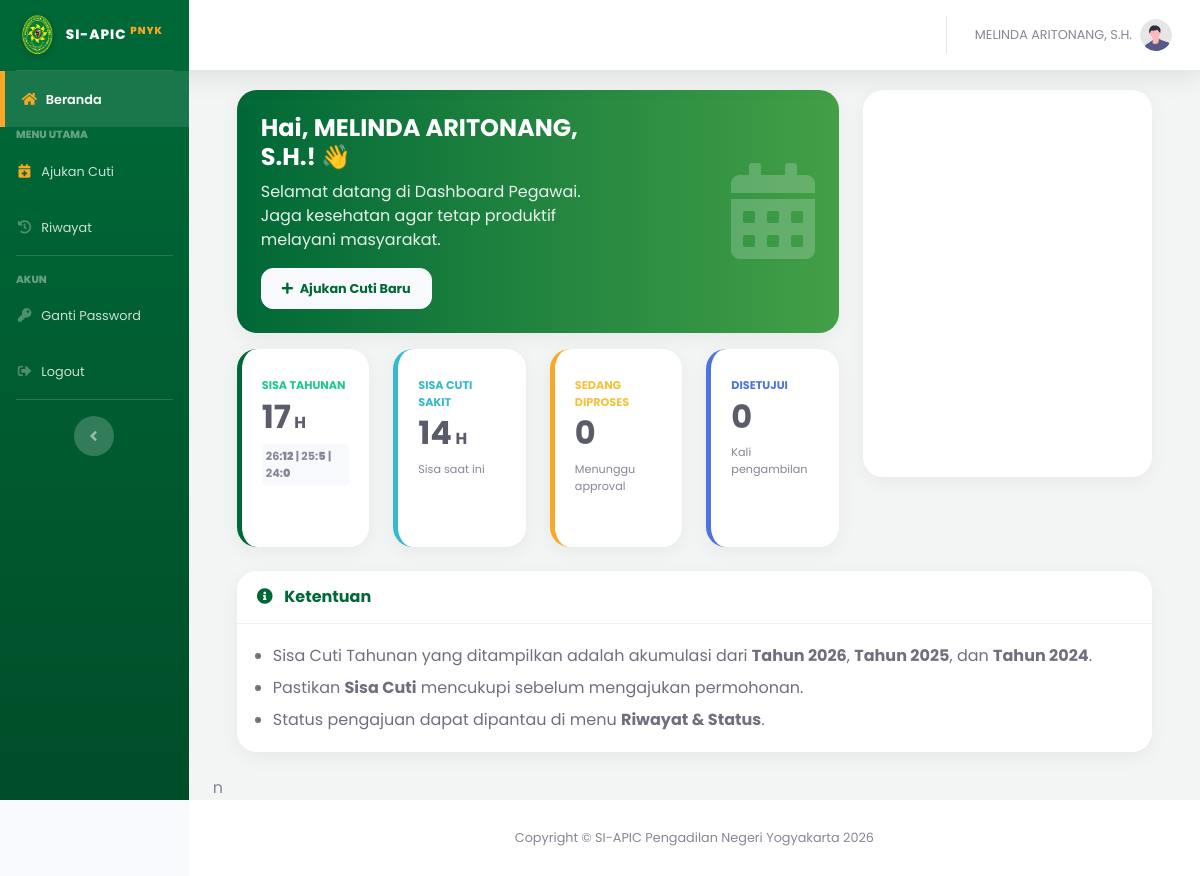
/index.php?page=dashboard_user (signed in), run on the app's committed database.
### tables this page shows
CREATE TABLE `users` (
  `id_user` int(11) NOT NULL,
  `nip` varchar(30) NOT NULL,
  `password` varchar(255) NOT NULL,
  `nama_lengkap` varchar(100) NOT NULL,
  `jabatan` varchar(100) DEFAULT NULL,
  `pangkat` varchar(50) DEFAULT NULL,
  `unit_kerja` varchar(100) DEFAULT 'Pengadilan Negeri Yogyakarta',
  `no_telepon` varchar(20) DEFAULT NULL,
  `role` enum('admin','user') NOT NULL,
  `is_atasan_langsung` tinyint(1) DEFAULT 0 COMMENT '1=Bisa TTD, 0=Staf Biasa',
  `sisa_cuti_n` int(11) DEFAULT 12,
  `sisa_cuti_n1` int(11) DEFAULT 0,
  `sisa_cuti_n2` int(11) DEFAULT 0,
  `kuota_cuti_sakit` int(11) DEFAULT 14,
  `created_at` timestamp NOT NULL DEFAULT current_timestamp(),
  `status_akun` enum('aktif','nonaktif') DEFAULT 'aktif',
  `id_atasan` int(11) DEFAULT NULL
);

### pages/user/dashboard.php (the view, shortened to what this page needs)
<?php
$id_user = $_SESSION['id_user'];
$query_user = mysqli_query($koneksi, "SELECT * FROM users WHERE id_user='$id_user'");
$total_tahunan = 0;
$sisa_sakit    = 0;
$nama_lengkap  = $_SESSION['nama_lengkap'];
if(mysqli_num_rows($query_user) > 0){
    $user = mysqli_fetch_assoc($query_user);
    $nama_lengkap = $user['nama_lengkap'];
    $n  = isset($user['sisa_cuti_n'])  ? $user['sisa_cuti_n']  : 0;
    $n1 = isset($user['sisa_cuti_n1']) ? $user['sisa_cuti_n1'] : 0;
    $n2 = isset($user['sisa_cuti_n2']) ? $user['sisa_cuti_n2'] : 0;
    $total_tahunan = $n + $n1 + $n2;
    $sisa_sakit = isset($user['kuota_cuti_sakit']) ? $user['kuota_cuti_sakit'] : 0;
}
$thn_skrg = date('Y');
$thn_min1 = $thn_skrg - 1;
$thn_min2 = $thn_skrg - 2;
$query_menunggu = mysqli_query($koneksi, "SELECT * FROM pengajuan_cuti WHERE id_user='$id_user' AND status='diajukan'");
$jml_menunggu = mysqli_num_rows($query_menunggu);
$query_setuju = mysqli_query($koneksi, "SELECT * FROM pengajuan_cuti WHERE id_user='$id_user' AND status='Disetujui' AND YEAR(tgl_mulai)='$thn_skrg'");
$jml_setuju = mysqli_num_rows($query_setuju);
?>
<div class="container-fluid">
    <div class="row">
        <div class="col-xl-8 col-lg-7">
            <div class="card text-white shadow mb-3" style="background: linear-gradient(90deg, #006837 0%, #43a047 100%); border-radius: 20px; border:none;">
                <div class="card-body p-4">
                    <div class="row align-items-center">
                        <div class="col-md-8">
                            <h2 class="font-weight-bold mb-2" style="font-size: 1.5rem;">Hai, <?php echo $nama_lengkap; ?>! 👋</h2>
                            <p class="mb-3" style="opacity: 0.9;">Selamat datang di Dashboard Pegawai. Jaga kesehatan agar tetap produktif melayani masyarakat.</p>
                            <a href="index.php?page=form_cuti" class="btn btn-light font-weight-bold shadow-sm" style="border-radius: 30px; color: #006837 !important; font-size: 0.8rem;"><i class="fas fa-plus mr-1"></i> Ajukan Cuti Baru</a>
                        </div>
                        <div class="col-md-4 d-none d-md-block text-right">
                            <i class="fas fa-calendar-alt" style="font-size: 6rem; opacity: 0.2;"></i>
                        </div>
                    </div>
                </div>
            </div>
            <div class="row">
                <div class="col-xl-3 col-md-6 mb-4">
                    <div class="card py-2 border-left-success shadow-sm h-100" style="border-left: 5px solid #006837 !important;">
                        <div class="card-body">
                            <div class="text-xs font-weight-bold text-success text-uppercase mb-1">Sisa Tahunan</div>
                            <div class="h2 mb-0 font-weight-bold text-gray-800"><?php echo $total_tahunan; ?><span style="font-size:1rem"> H</span></div>
                            <div class="mt-2 text-xs font-weight-bold text-muted" style="background: #f8f9fc; padding: 4px; border-radius: 5px;">
                                <?php echo substr($thn_skrg, 2); ?>:<b><?php echo $n; ?></b> | <?php echo substr($thn_min1, 2); ?>:<b><?php echo $n1; ?></b> | <?php echo substr($thn_min2, 2); ?>:<b><?php echo $n2; ?></b>
                            </div>
                        </div>
                    </div>
                </div>
                <div class="col-xl-3 col-md-6 mb-4">
                    <div class="card py-2 border-left-info shadow-sm h-100" style="border-left: 5px solid #36b9cc !important;">
                        <div class="card-body">
                            <div class="text-xs font-weight-bold text-info text-uppercase mb-1">Sisa Cuti Sakit</div>
                            <div class="h2 mb-0 font-weight-bold text-gray-800"><?php echo $sisa_sakit; ?><span style="font-size:1rem"> H</span></div>
                            <div class="mt-2 text-xs text-muted">Sisa saat ini</div>
                        </div>
                    </div>
                </div>
                <div class="col-xl-3 col-md-6 mb-4">
                    <div class="card py-2 border-left-warning shadow-sm h-100" style="border-left: 5px solid #F9A825 !important;">
                        <div class="card-body">
                            <div class="text-xs font-weight-bold text-warning text-uppercase mb-1">Sedang Diproses</div>
                            <div class="h2 mb-0 font-weight-bold text-gray-800"><?php echo $jml_menunggu; ?></div>
                            <div class="mt-2 text-xs text-muted">Menunggu approval</div>
                        </div>
                    </div>
                </div>
                <div class="col-xl-3 col-md-6 mb-4">
                    <div class="card py-2 border-left-primary shadow-sm h-100" style="border-left: 5px solid #4e73df !important;">
                        <div class="card-body">
                            <div class="text-xs font-weight-bold text-primary text-uppercase mb-1">Disetujui</div>
                            <div class="h2 mb-0 font-weight-bold text-gray-800"><?php echo $jml_setuju; ?></div>
                            <div class="mt-2 text-xs text-muted">Kali pengambilan</div>
                        </div>
                    </div>
                </div>
            </div>
        </div>
        <div class="col-xl-4 col-lg-5 mb-4">
            <div class="card card-modern calendar-card-fix shadow-sm">
                <div class="card-body p-3">
                </div>
            </div>
        </div>
    </div>
    <div class="row">
        <div class="col-12">
            <div class="card mb-4 shadow-sm">
                <div class="card-header py-3 bg-white d-flex align-items-center">
                    <h6 class="m-0 font-weight-bold text-primary" style="color: #006837 !important;">
                        <i class="fas fa-info-circle mr-2"></i> Ketentuan
                    </h6>
                </div>
                <div class="card-body text-gray-700">
                    <ul class="mb-0 pl-3">
                        <li class="mb-2">Sisa Cuti Tahunan yang ditampilkan adalah akumulasi dari <b>Tahun <?php echo $thn_skrg; ?></b>, <b>Tahun <?php echo $thn_min1; ?></b>, dan <b>Tahun <?php echo $thn_min2; ?></b>.</li>
                        <li class="mb-2">Pastikan <b>Sisa Cuti</b> mencukupi sebelum mengajukan permohonan.</li>
                        <li>Status pengajuan dapat dipantau di menu <b>Riwayat & Status</b>.</li>
                    </ul>
                </div>
            </div>
        </div>
    </div>
</div>
<link href='https://cdn.jsdelivr.net/npm/fullcalendar@5.11.3/main.min.css' rel='stylesheet' />
n

### index.php (style rules this page uses)
body, #wrapper, h1, h2, h3, h4, h5, h6, p, span, a, div, table, input, button, select, textarea { font-family: 'Poppins', sans-serif !important; }
.card { border-radius: 20px !important; border: none !important; box-shadow: 0 5px 20px rgba(0,0,0,0.05) !important; overflow: hidden; margin-bottom: 25px; }
.card-header { background-color: #fff !important; border-bottom: 1px solid #f0f0f0 !important; padding-top: 20px; padding-bottom: 20px; }
.btn { border-radius: 12px !important; padding: 10px 20px; font-weight: 500; box-shadow: none !important; }

### pages/user/dashboard.php (style rules this page uses)
:root { --pn-green: #006837; --pn-gold: #F9A825; --soft-bg: #f8f9fc; }
body { font-family: 'Poppins', sans-serif; background-color: var(--soft-bg); }
.card-modern { border: none; border-radius: 15px; box-shadow: 0 4px 6px rgba(0,0,0,0.02); display: flex; flex-direction: column; }
.calendar-card-fix { height: calc(232px + 140px + 15px) !important; }

### data on the page
users: nama_lengkap "MELINDA ARITONANG, S.H.", total_tahunan "17", sisa_cuti_n "12", sisa_cuti_n1 "5", sisa_cuti_n2 "0", kuota_cuti_sakit "14"

### other printed values
$_SESSION['nama_lengkap'] "MELINDA ARITONANG, S.H."
$jml_menunggu "0"
$jml_setuju "0"
